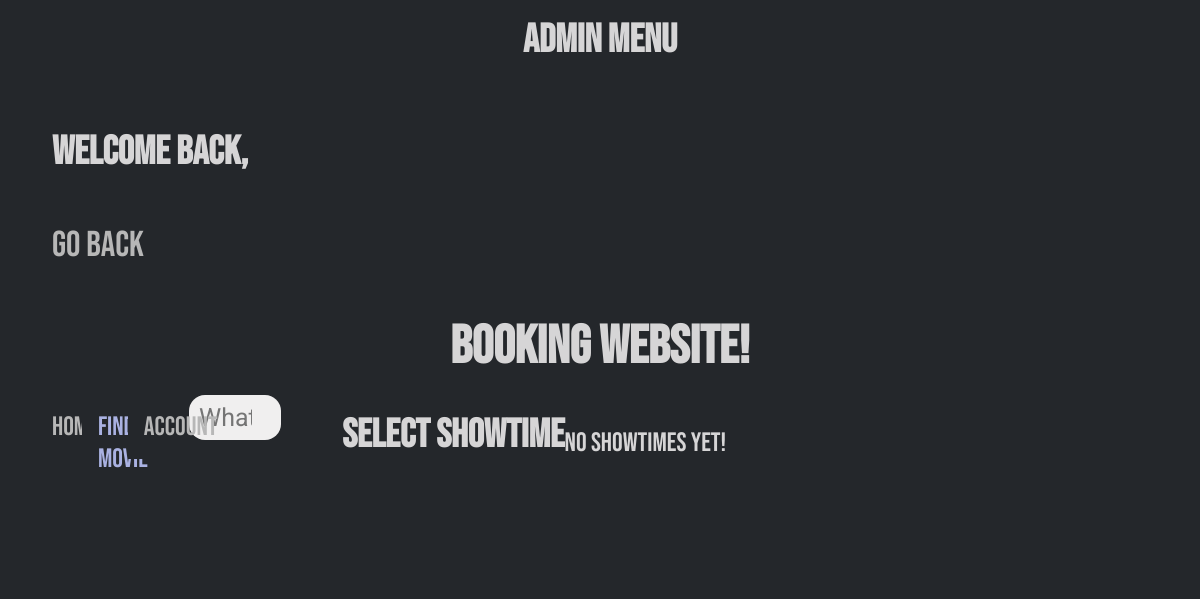
Before: /HTML/select-showtime.php with the older database file.
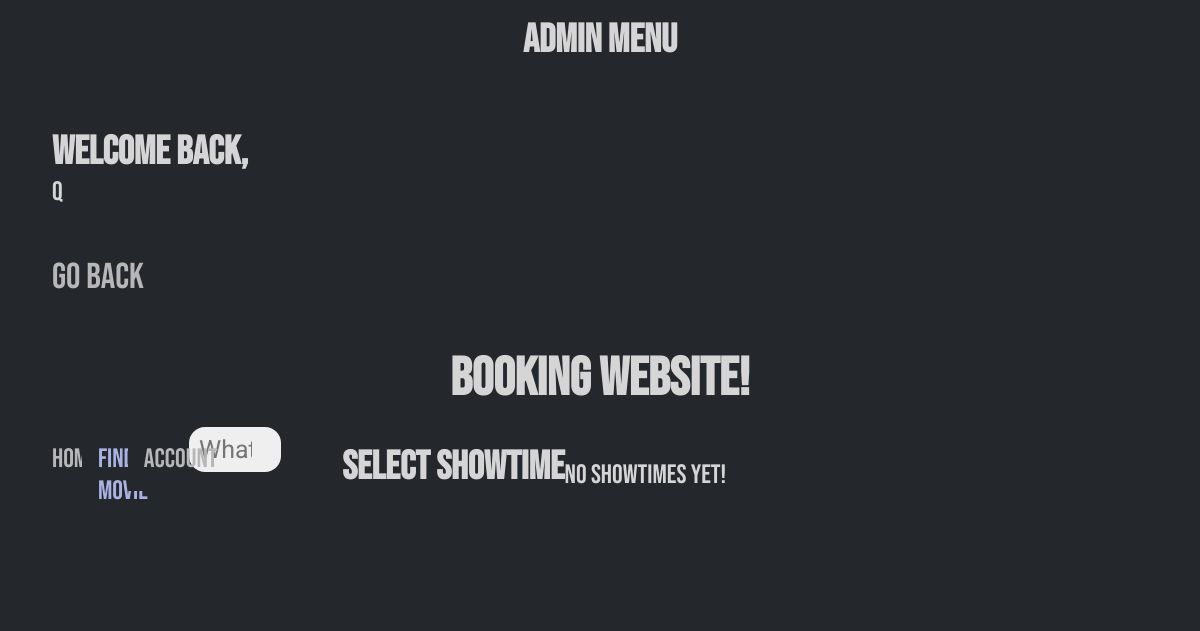
After: the same page with the newer database file.
### tables this page shows
CREATE TABLE `user` (
  `userId` varchar(255) NOT NULL,
  `pass` varbinary(255) DEFAULT NULL,
  `firstName` varchar(255) DEFAULT NULL,
  `lastName` varchar(255) DEFAULT NULL,
  `email` varchar(255) NOT NULL,
  `active` tinyint(1) NOT NULL,
  `receiveProm` tinyint(1) NOT NULL,
  `isAdmin` tinyint(1) NOT NULL,
  `isBlocked` tinyint(1) NOT NULL DEFAULT 0
);

### PHP/getUserInfo.php (called while the page is built, shortened)
<?php
    require("../Modal/database.php");
    $queryacct = "SELECT * FROM user WHERE userId = (SELECT userId FROM user WHERE active=1)";
    $pstates = $db->prepare($queryacct);
    $pstates->execute();
    $userInfs = $pstates->fetchAll();
    $userOnCheck = $pstates->rowCount();
?>

### HTML/manageShowtime.php (the view, shortened to what this page needs)
<?php require("getUserInfo.php");?>
<!DOCTYPE html>
<html lang="en">
<head>
    <link rel="stylesheet" href="../CSS/adminMenu.css">
</head>
<header>
    <h2 class="title">Admin Menu</h2>
</header>
<main class="manage">
            <div class="adminTab">
                <div class="userName">
                    <h3>Welcome back, </h3>
                    <?php
                        if ($userOnCheck == 1) {
                            foreach($userInfs as $userInfo) {
                                $name = $userInfo['firstName'];
                            }
                            echo "<p>" .$name ."</p>";
                        }
                    ?>
                </div>
                <button ><a href="../HTML/adminMenu.php">Go back</a></button>
            </div>
        </main>
</html>

Changed rows visible on the page:
now on this page (row edited): user: firstName "q"
